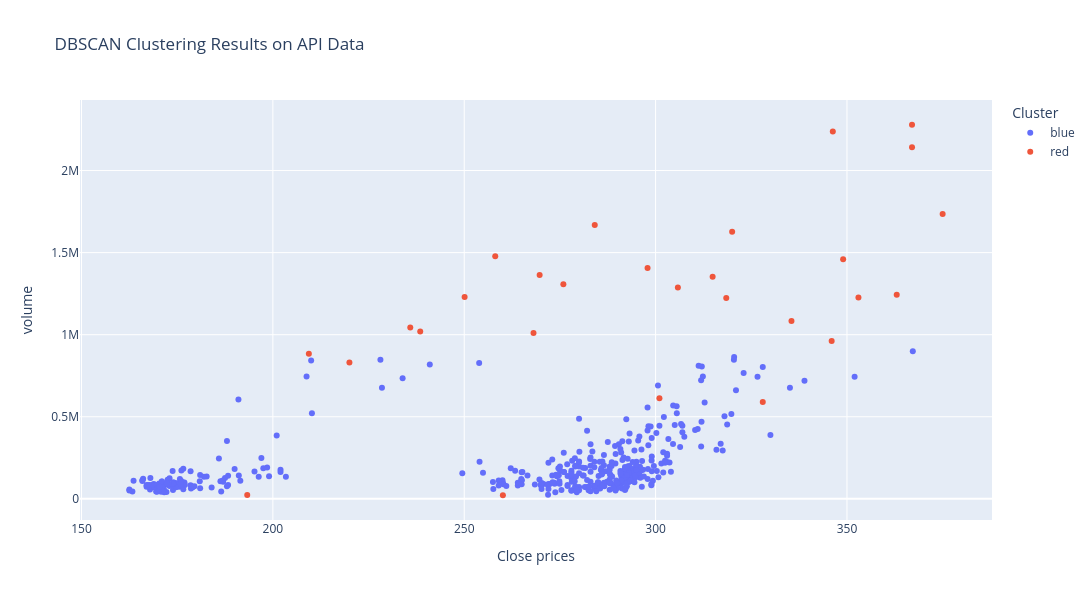

The notebook cell this image was saved under:
### Markdown cell above
## Visualization

### Code cell
import plotly.express as px

fig = px.scatter(
    anomalies_dbscan,
    x="close",
    y="volume",
    color="Color",
    title=f"DBSCAN Clustering Results on {stock_name} Data",
    labels={"Color": "Cluster"},
    hover_data=["returns", "volatility"],  # Add more data to hover
)

# Update layout for better visualization
fig.update_layout(
    xaxis_title="Close prices",
    yaxis_title="volume",
    legend_title="Cluster",
    autosize=False,
    width=1200,
    height=600,
)

# Show the plot
fig.show()

### Figure 1 — Plotly figure (JSON) as saved in the notebook; plotly's stock layout.template omitted (floating-point values rounded to 4 significant figures; data arrays with more than 128 entries replaced by an {"elided": "..."} marker saying what was removed)
{"data": [{"customdata": {"elided": "407x2 float values"}, "hovertemplate": "Cluster=blue<br>close=%{x}<br>volume=%{y}<br>returns=%{customdata[0]}<br>volatility=%{customdata[1]}<extra></extra>", "legendgroup": "blue", "marker": {"color": "#636efa", "symbol": "circle"}, "mode": "markers", "name": "blue", "orientation": "v", "showlegend": true, "type": "scatter", "x": {"elided": "407 float values"}, "xaxis": "x", "y": {"elided": "407 float values"}, "yaxis": "y"}, {"customdata": [[0.09954, 0.02695], [0.09634, 0.02841], [0.04662, 0.02879], [0.07227, 0.03164], [0.01967, 0.03143], [0.07095, 0.03263], [0.06223, 0.03427], [-0.07267, 0.04013], [0.07197, 0.04154], [0.02909, 0.04138], [0.07974, 0.04316], [0.07419, 0.04351], [-0.01594, 0.04454], [0.09971, 0.04483], [0.08288, 0.04596], [-0.02133, 0.04712], [-0.0109, 0.04757], [-0.0005447, 0.04665], [-0.04905, 0.04779], [-0.008596, 0.04809], [-0.03035, 0.04949], [0.07622, 0.05201], [0.05128, 0.04166], [-0.07459, 0.03123], [0.06398, 0.03485], [0.04304, 0.02073], [0.0232, 0.02094], [-0.09461, 0.02261]], "hovertemplate": "Cluster=red<br>close=%{x}<br>volume=%{y}<br>returns=%{customdata[0]}<br>volatility=%{customdata[1]}<extra></extra>", "legendgroup": "red", "marker": {"color": "#EF553B", "symbol": "circle"}, "mode": "markers", "name": "red", "orientation": "v", "showlegend": true, "type": "scatter", "x": [193.3, 209.4, 220.0, 235.9, 238.5, 258.1, 269.7, 250.1, 268.1, 275.9, 297.9, 320.0, 314.9, 346.3, 375.0, 367.0, 363.0, 367.0, 349.0, 346.0, 335.5, 353.0, 328.0, 284.1, 301.0, 305.8, 318.5, 260.1], "xaxis": "x", "y": [23830.0, 883800.0, 830200.0, 1044000.0, 1020000.0, 1477000.0, 1363000.0, 1229000.0, 1011000.0, 1308000.0, 1406000.0, 1628000.0, 1354000.0, 2237000.0, 1734000.0, 2142000.0, 1243000.0, 2279000.0, 1459000.0, 962000.0, 1084000.0, 1226000.0, 589300.0, 1668000.0, 612400.0, 1288000.0, 1224000.0, 22000.0], "yaxis": "y"}], "layout": {"autosize": false, "height": 600, "legend": {"title": {"text": "Cluster"}, "tracegroupgap": 0}, "title": {"text": "DBSCAN Clustering Results on API Data"}, "width": 1200, "xaxis": {"anchor": "y", "domain": [0, 1], "title": {"text": "Close prices"}}, "yaxis": {"anchor": "x", "domain": [0, 1], "title": {"text": "volume"}}}}
